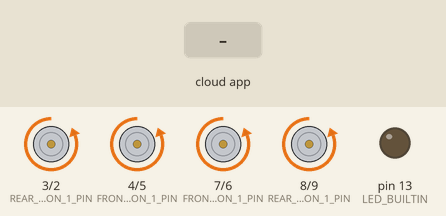
This sketch was run on a simulated Arduino Uno, built with avr-gcc and run on an emulated ATmega328P. Parts: motor-driver pin pairs drawn as motors (green arrow = first pin HIGH = forward, orange = second pin HIGH = backward, longer = more drive), output pins drawn as LEDs (lit = HIGH). The inputs (shaded band) are chosen by the test bench. The ROS host is connected and sends only what is stated; what the sketch prints to the serial monitor is not drawn.

Above: at 5.8 s.
5.9 s: the phone or cloud app sets motors to -100
Timing chart, 0 to 15.4 s (numbered marks = the images above; inputs shaded):
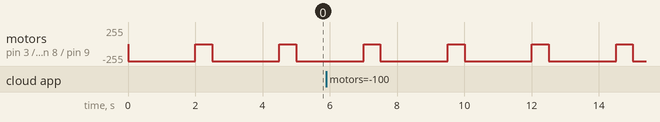

The sketch:

motors_control.ino
```cpp
#include <ros.h>
#include <std_msgs/String.h>
#include <std_msgs/Float32.h>

ros::NodeHandle nh;

std_msgs::String str_msg;
ros::Publisher chatter("chatter", &str_msg);

std_msgs::Float32 float_msg;
ros::Publisher dhtSensor("sensors/temperature", &float_msg);

// ----- Subscriber
// sub callback
void subCallback(const std_msgs::Float32& msg) {
  // for test now
  Serial.print("Received: ");
  Serial.println(msg.data);

  digitalWrite(LED_BUILTIN, HIGH);

  if (msg.data == 1.0){
    digitalWrite(LED_BUILTIN, HIGH);
  }
  else {
    digitalWrite(LED_BUILTIN, LOW);
  }
}

ros::Subscriber<std_msgs::Float32> motorsControlSub("robotcontrol/motors", &subCallback);


char hello[24] = "Hello, ROS from arduino!";

int FRONT_RIGHT_DIRECTION_1_PIN = 4;
int FRONT_LEFT_DIRECTION_1_PIN = 7;
int REAR_RIGHT_DIRECTION_1_PIN = 3;
int REAR_LEFT_DIRECTION_1_PIN = 8;

int FRONT_RIGHT_DIRECTION_2_PIN = 5;
int FRONT_LEFT_DIRECTION_2_PIN = 6;
int REAR_RIGHT_DIRECTION_2_PIN = 2;
int REAR_LEFT_DIRECTION_2_PIN = 9;

void controlMotorDirection(int in1, int in2, int direction);

void setup() {
  nh.initNode();

  nh.advertise(chatter);
  nh.advertise(dhtSensor);
  nh.subscribe(motorsControlSub);

  Serial.begin(9600);
  pinMode(FRONT_RIGHT_DIRECTION_1_PIN, OUTPUT);
  pinMode(FRONT_LEFT_DIRECTION_1_PIN, OUTPUT);
  pinMode(REAR_RIGHT_DIRECTION_1_PIN, OUTPUT);
  pinMode(REAR_LEFT_DIRECTION_1_PIN, OUTPUT);

  pinMode(FRONT_RIGHT_DIRECTION_2_PIN, OUTPUT);
  pinMode(FRONT_LEFT_DIRECTION_2_PIN, OUTPUT);
  pinMode(REAR_RIGHT_DIRECTION_2_PIN, OUTPUT);
  pinMode(REAR_LEFT_DIRECTION_2_PIN, OUTPUT);

  pinMode(LED_BUILTIN, OUTPUT);
  digitalWrite(LED_BUILTIN, LOW);

  controlMotorDirection(FRONT_RIGHT_DIRECTION_1_PIN, FRONT_RIGHT_DIRECTION_2_PIN, 0);
  controlMotorDirection(FRONT_LEFT_DIRECTION_1_PIN, FRONT_LEFT_DIRECTION_2_PIN, 0);
  controlMotorDirection(REAR_RIGHT_DIRECTION_1_PIN, REAR_RIGHT_DIRECTION_2_PIN, 0);
  controlMotorDirection(REAR_LEFT_DIRECTION_1_PIN, REAR_LEFT_DIRECTION_2_PIN, 0);
}

void loop() {
  // Turn on FRONT_RIGHT all motors
  controlMotorDirection(FRONT_RIGHT_DIRECTION_1_PIN, FRONT_RIGHT_DIRECTION_2_PIN, 1);
  controlMotorDirection(FRONT_LEFT_DIRECTION_1_PIN, FRONT_LEFT_DIRECTION_2_PIN, 1);
  controlMotorDirection(REAR_RIGHT_DIRECTION_1_PIN, REAR_RIGHT_DIRECTION_2_PIN, 1);
  controlMotorDirection(REAR_LEFT_DIRECTION_1_PIN, REAR_LEFT_DIRECTION_2_PIN, 1);
  Serial.println("FRONT_RIGHT motor running");
  delay(2000);  // Run for 2 seconds

  // Turn off all motors
  controlMotorDirection(FRONT_RIGHT_DIRECTION_1_PIN, FRONT_RIGHT_DIRECTION_2_PIN, 0);
  controlMotorDirection(FRONT_LEFT_DIRECTION_1_PIN, FRONT_LEFT_DIRECTION_2_PIN, 0);
  controlMotorDirection(REAR_RIGHT_DIRECTION_1_PIN, REAR_RIGHT_DIRECTION_2_PIN, 0);
  controlMotorDirection(REAR_LEFT_DIRECTION_1_PIN, REAR_LEFT_DIRECTION_2_PIN, 0);
  delay(500);  // wait for 500ms

  str_msg.data = hello;
  chatter.publish(&str_msg);

  float_msg.data = 24.0;
  dhtSensor.publish(&float_msg);

  nh.spinOnce();
}

void controlMotorDirection(int in1, int in2, int direction) {
  // 0 to  stop motro, 1 for dir1 and -1 for dir2
  if (direction == 0) {
    digitalWrite(in1, LOW);
    digitalWrite(in2, LOW);
  } else if (direction == 1) {
    digitalWrite(in1, LOW);
    digitalWrite(in2, HIGH);
  } else if (direction == -1) {
    digitalWrite(in1, HIGH);
    digitalWrite(in2, LOW);
  } else {
    return;
  }
}
```

Measured:
- by itself, motor on pin 3 (REAR_RIGHT_DIRECTION_1_PIN) / pin 2 (REAR_RIGHT_DIRECTION_2_PIN), motor on pin 4 (FRONT_RIGHT_DIRECTION_1_PIN) / pin 5 (FRONT_RIGHT_DIRECTION_2_PIN), motor on pin 7 (FRONT_LEFT_DIRECTION_1_PIN) / pin 6 (FRONT_LEFT_DIRECTION_2_PIN), motor on pin 8 (REAR_LEFT_DIRECTION_1_PIN) / pin 9 (REAR_LEFT_DIRECTION_2_PIN): alternates backward 255/255 for 2.0 s and stopped for 0.50 s
